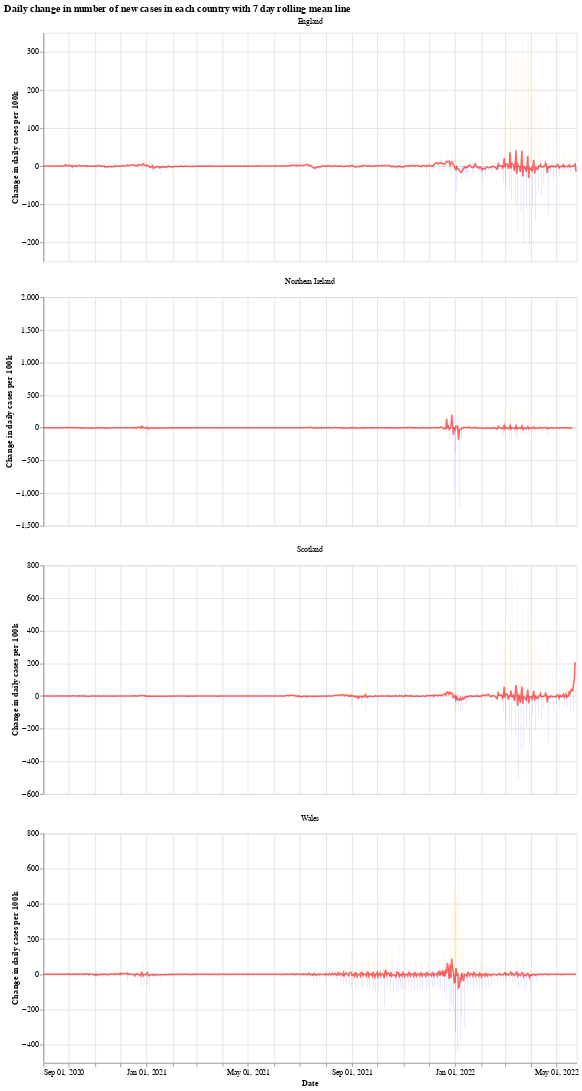

Notebook code cell kept with this figure:
### Markdown cell above
We will use the Python library `Altair` for visualising the data, see the [altair docs](https://altair-viz.github.io/) for more information.

First we have a graph which shows the daily change in the number of new cases for each country. This number jumps up and down all over the place, which is likely due to delay in reporting of new cases over the weekend. Another interesting thing is that it looks like the daily cases in Wales experienced a much shorter period of calm over the summer (calm in the sense of daily cases not jumping up and down).

The orange bars are days when the number of new cases (per 100k population) was more than the previous day, while the blue are days when the number of new cases dropped. The red line is the 7 day moving average. 

When the moving average line is below 0, it means that there is a consistent drop in new cases. We can see this clearly happening around the times that lockdowns were introduced (though, to varying degrees). I will update the graphs soon with a marker of when each lockdown started.

### Code cell
# collapse
import altair as alt

bars = alt.Chart(uk_cases).mark_bar().encode(
    x=alt.X("yearmonthdate(date):T", axis=alt.Axis(title='Date')),
    y=alt.Y("casesChangeRate:Q", axis=alt.Axis(title='Change in daily cases per 100k')),
    tooltip='casesChange',
    color=alt.condition(
        alt.datum.casesChangeRate > 0,
        alt.value("orange"),  # The positive color
        alt.value("blue")  # The negative color
    )
).properties(title='Daily change in number of new cases with 7 day rolling mean',width=700).interactive()

line = alt.Chart(uk_cases).mark_line(
    color='red',
    size=2,
    opacity=0.6
).transform_window(
    rolling_mean='mean(casesChangeRate)',
    frame=[0, 7],
    groupby=['areaName']
).encode(
    x='yearmonthdate(date):T',
    y='rolling_mean:Q'
)

alt.layer(bars, line, data=uk_cases).facet(alt.Column(
    'areaName', title=''), columns=1).resolve_scale(y='independent').properties(title='Daily change in number of new cases in each country with 7 day rolling mean line')

### Figure 1 — Vega-Lite specification as saved in the notebook (floating-point values rounded to 4 significant figures; data arrays with more than 128 entries replaced by an {"elided": "..."} marker saying what was removed)
{"config": {"view": {"continuousWidth": 400, "continuousHeight": 300}}, "data": {"name": "data-3531bc091cc6d5db42506cf5e7395731"}, "facet": {"type": "nominal", "field": "areaName", "title": ""}, "spec": {"layer": [{"mark": "bar", "encoding": {"color": {"condition": {"value": "orange", "test": "(datum.casesChangeRate > 0)"}, "value": "blue"}, "tooltip": {"type": "quantitative", "field": "casesChange"}, "x": {"type": "temporal", "axis": {"title": "Date"}, "field": "date", "timeUnit": "yearmonthdate"}, "y": {"type": "quantitative", "axis": {"title": "Change in daily cases per 100k"}, "field": "casesChangeRate"}}, "selection": {"selector001": {"type": "interval", "bind": "scales", "encodings": ["x", "y"]}}, "title": "Daily change in number of new cases with 7 day rolling mean", "width": 700}, {"mark": {"type": "line", "color": "red", "opacity": 0.6, "size": 2}, "encoding": {"x": {"type": "temporal", "field": "date", "timeUnit": "yearmonthdate"}, "y": {"type": "quantitative", "field": "rolling_mean"}}, "transform": [{"window": [{"op": "mean", "field": "casesChangeRate", "as": "rolling_mean"}], "frame": [0, 7], "groupby": ["areaName"]}]}]}, "columns": 1, "resolve": {"scale": {"y": "independent"}}, "title": "Daily change in number of new cases in each country with 7 day rolling mean line", "$schema": "https://vega.github.io/schema/vega-lite/v4.8.1.json", "datasets": {"data-3531bc091cc6d5db42506cf5e7395731": {"elided": "2519 records"}}}
